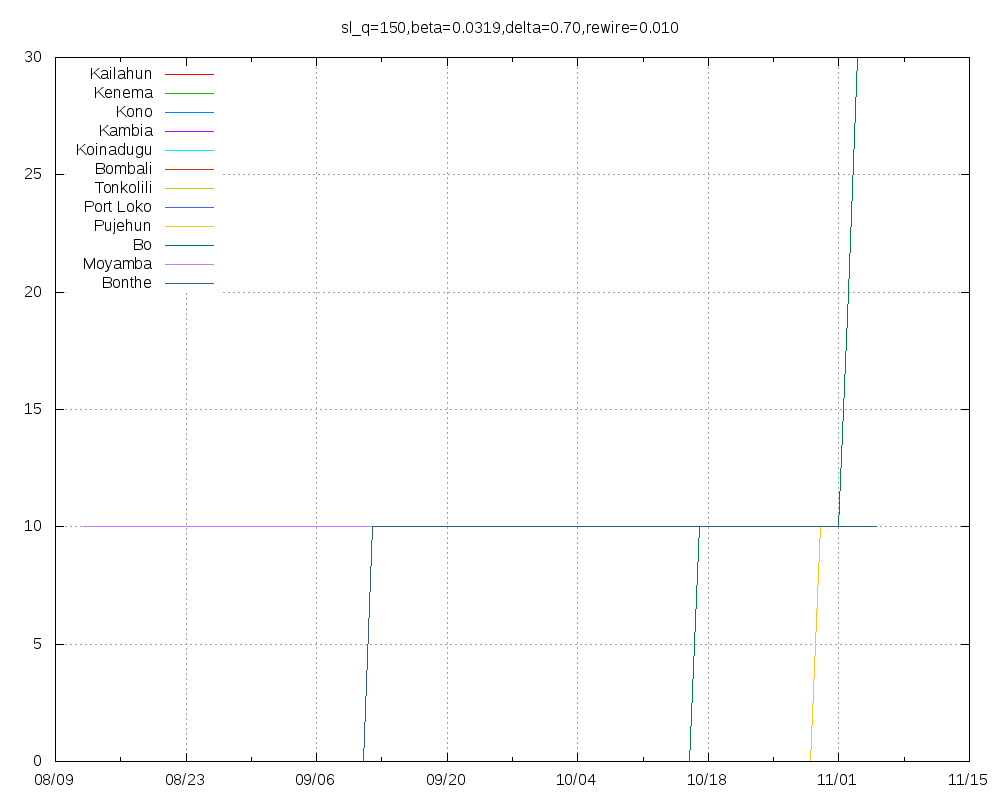

Write the gnuplot code that produced this figure.
set title "sl_q=150,beta=0.0319,delta=0.70,rewire=0.010"
set key top left
set grid
set xdata time
set timefmt "%Y-%m-%d"
set terminal png size 1000,800
set output "sl_q=150,beta=0.0319,delta=0.70,rewire=0.010.png"
plot "Kailahun.tab" using 1:2 title "Kailahun" with lines,"Kenema.tab" using 1:2 title "Kenema" with lines,"Kono.tab" using 1:2 title "Kono" with lines,"Kambia.tab" using 1:2 title "Kambia" with lines,"Koinadugu.tab" using 1:2 title "Koinadugu" with lines,"Bombali.tab" using 1:2 title "Bombali" with lines,"Tonkolili.tab" using 1:2 title "Tonkolili" with lines,"Port_Loko.tab" using 1:2 title "Port Loko" with lines,"Pujehun.tab" using 1:2 title "Pujehun" with lines,"Bo.tab" using 1:2 title "Bo" with lines,"Moyamba.tab" using 1:2 title "Moyamba" with lines,"Bonthe.tab" using 1:2 title "Bonthe" with lines
